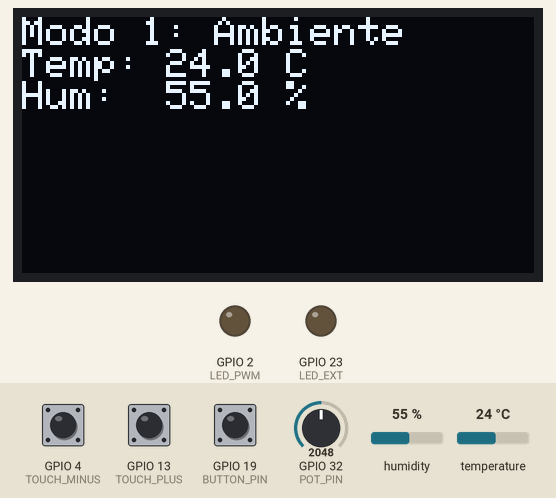
Simulated run of this sketch. Board: ESP32. Shown: 128×64 one-colour display, output pins drawn as LEDs (lit = HIGH). The test bench sets the inputs (shaded band); at power-on: GPIO 19 (BUTTON_PIN) HIGH, GPIO 32 (POT_PIN) = 2048, humidity 55 %, GPIO 4 (TOUCH_MINUS) HIGH, GPIO 13 (TOUCH_PLUS) HIGH, temperature 24 °C.

Above: at 3.2 s.
3.3 s: GPIO 19 (BUTTON_PIN) pulled LOW for 3.2 s
At 6.8 s:
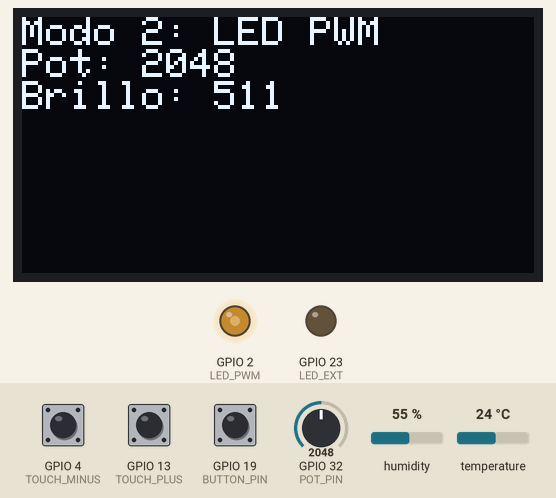
8.0 s: GPIO 32 (POT_PIN) set to 2866
At 8.6 s:
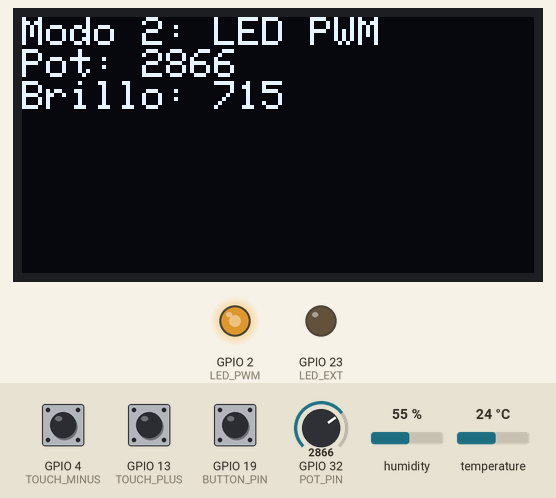
9.6 s: GPIO 32 (POT_PIN) set to 3603
At 10.5 s:
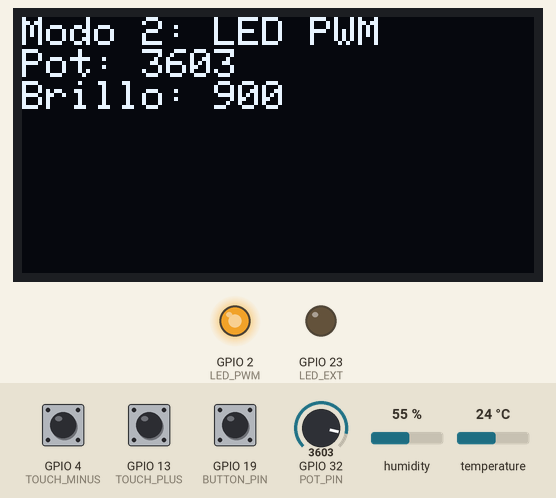
11.2 s: humidity set to 41 %
13.8 s: humidity set to 38 %
At 15.9 s:
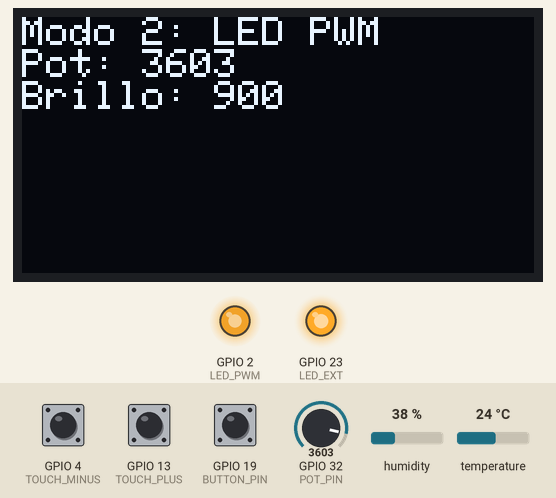
16.2 s: GPIO 32 (POT_PIN) set to 2047
At 17.7 s:
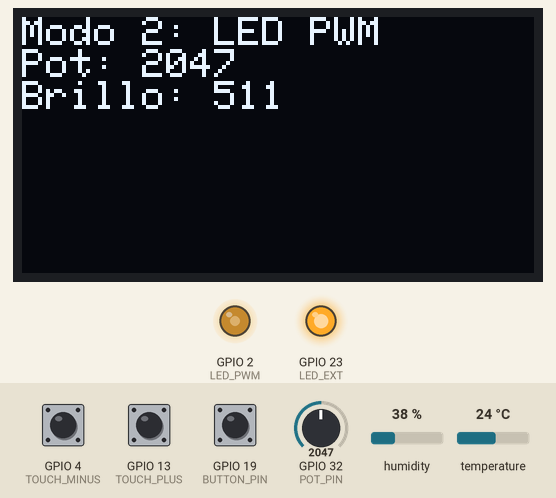
Timing chart, 0 to 18.8 s (numbered marks = the images above; inputs shaded):
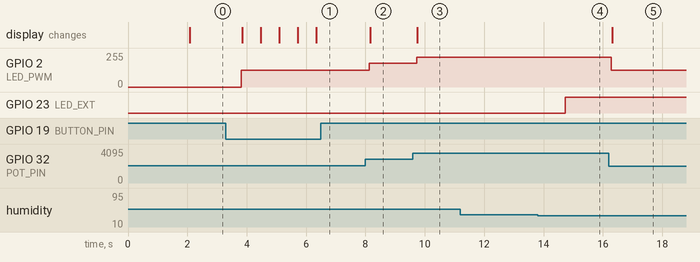

The sketch:

sketch_grupo_03.ino
```cpp
#include <Adafruit_SH110X.h>
#include <Adafruit_GFX.h>
#include <DHT.h>

// ==============================
// CONFIGURACIÓN GENERAL
// ==============================
#define DHTPIN 33           // Pin del sensor DHT
#define DHTTYPE DHT22       // O DHT11 según la placa
#define LED_PWM 2          // LED Integrado con PWM (LEDC)
#define LED_EXT 23          // LED externo (alarma)
#define POT_PIN 32          // Potenciómetro (entrada analógica)
#define BUTTON_PIN 19       // Pulsador
#define TOUCH_PLUS 13       // Pin táctil +
#define TOUCH_MINUS 4       // Pin táctil -

// Configuración LEDC
//#define LED_CHANNEL 0       // Canal LEDC
#define LED_FREQ 5000       // Frecuencia 5kHz
#define LED_RESOLUTION 10    // Resolución 10 bits (0-1023)

// Pantalla OLED
#define SCREEN_WIDTH 128
#define SCREEN_HEIGHT 64
Adafruit_SH1106G display(SCREEN_WIDTH, SCREEN_HEIGHT, &Wire, -1);

// Variables globales
int modo = 1;
float temp, hum;
int potValue = 0;
int brillo = 0;

float HmD = 40;   // Humedad mínima deseada
float TMD = 30;   // Temperatura máxima deseada

DHT dht(DHTPIN, DHTTYPE);

// ==============================
// SETUP
// ==============================
void setup() {
  Serial.begin(115200);
  pinMode(BUTTON_PIN, INPUT_PULLUP);
  pinMode(LED_EXT, OUTPUT);

  // Configurar LEDC para LED PWM
  ledcAttach(LED_PWM, LED_FREQ, LED_RESOLUTION);

  dht.begin();
  display.begin(0x3C, true);
  display.clearDisplay();
  display.setTextSize(1);
  display.setTextColor(SH110X_WHITE);
  display.setCursor(0, 0);
  display.println("TP1 IoT - ESP32");
  display.display();
  delay(2000);
}

// ==============================
// LOOP PRINCIPAL
// ==============================
void loop() {
  // Cambio de modo con pulsador
  if (digitalRead(BUTTON_PIN) == LOW) {
    modo++;
    if (modo > 4) modo = 1;
    delay(400); // antirrebote
  }

  // Leer sensores
  hum = dht.readHumidity();
  temp = dht.readTemperature();

  // Validar lecturas del DHT
  if (isnan(hum) || isnan(temp)) {
    Serial.println("Error: Fallo en lectura DHT");
    return; // Salir del loop si hay error
  }

  potValue = analogRead(POT_PIN);

  // Evaluar cada modo
  switch (modo) {
    case 1:
      mostrarAmbientales();
      break;
    case 2:
      controlLED();
      break;
    case 3:
      configurarHumedad();
      break;
    case 4:
      configurarTemperatura();
      break;
  }

  verificarAlarma();
  delay(200);
}

// ==============================
// FUNCIONES DE MODO
// ==============================

// MODO 1: Visualizar temperatura y humedad
void mostrarAmbientales() {
  display.clearDisplay();
  display.setCursor(0, 0);
  display.println("Modo 1: Ambiente");
  display.printf("Temp: %.1f C\n", temp);
  display.printf("Hum:  %.1f %%", hum);
  display.display();
}

// MODO 2: Control de LED con potenciómetro
void controlLED() {
  brillo = map(potValue, 0, 4095, 0, 1023);
  ledcWrite(LED_PWM, brillo);

  display.clearDisplay();
  display.setCursor(0, 0);
  display.println("Modo 2: LED PWM");
  display.printf("Pot: %d\nBrillo: %d", potValue, brillo);
  display.display();
}

// MODO 3: Configurar Humedad mínima (touch)
void configurarHumedad() {
  if (touchRead(TOUCH_PLUS) < 40) HmD += 1;
  if (touchRead(TOUCH_MINUS) < 40) HmD -= 1;
  if (HmD < 20) HmD = 20;
  if (HmD > 80) HmD = 80;

  display.clearDisplay();
  display.setCursor(0, 0);
  display.println("Modo 3: HmD");
  display.printf("Humedad Min: %.1f%%", HmD);
  display.display();
}

// MODO 4: Configurar Temp. Máxima (touch)
void configurarTemperatura() {
  if (touchRead(TOUCH_PLUS) < 40) TMD += 0.5;
  if (touchRead(TOUCH_MINUS) < 40) TMD -= 0.5;
  if (TMD < 20) TMD = 20;
  if (TMD > 40) TMD = 40;

  display.clearDisplay();
  display.setCursor(0, 0);
  display.println("Modo 4: TMD");
  display.printf("Temp Max: %.1f C", TMD);
  display.display();
}

// ==============================
// FUNCIONES AUXILIARES
// ==============================
void verificarAlarma() {
  if (temp > TMD || hum < HmD) {
    digitalWrite(LED_EXT, HIGH);
  } else {
    digitalWrite(LED_EXT, LOW);
  }
}
```

Measured:
- the behaviour switches between 40 and 39 % on humidity (found by bisection; images 3 and 4)
- after the input at 3.3 s, GPIO 2 (LED_PWM): 0/255 → 127/255 after 0.52 s; the display: changes after 0.54 s (image 1)
- after the input at 8.0 s, GPIO 2 (LED_PWM): 127/255 → 178/255 after 0.13 s; the display: changes after 0.16 s (image 2)
- after the input at 9.6 s, GPIO 2 (LED_PWM): 178/255 → 224/255 after 0.12 s; the display: changes after 0.15 s (image 3)
- after the input at 11.2 s, every drawn part: stays the same
- after the input at 13.8 s, GPIO 23 (LED_EXT): LOW → HIGH after 0.93 s
- after the input at 16.2 s, GPIO 2 (LED_PWM): 224/255 → 127/255 after 0.08 s; the display: changes after 0.11 s (image 5)
